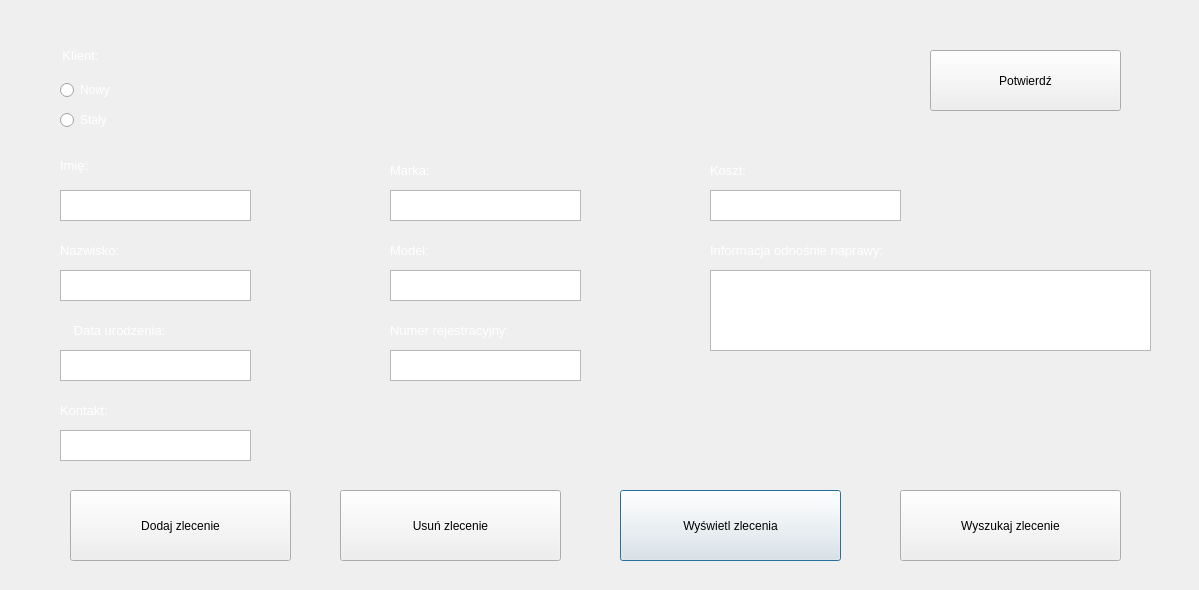
<?xml version="1.0" encoding="UTF-8"?>
<ui version="4.0">
 <class>addService</class>
 <widget class="QDialog" name="addService">
  <property name="geometry">
   <rect>
    <x>0</x>
    <y>0</y>
    <width>1199</width>
    <height>590</height>
   </rect>
  </property>
  <property name="minimumSize">
   <size>
    <width>1199</width>
    <height>590</height>
   </size>
  </property>
  <property name="maximumSize">
   <size>
    <width>1199</width>
    <height>590</height>
   </size>
  </property>
  <property name="windowTitle">
   <string>Car Workshop Management</string>
  </property>
  <widget class="QPushButton" name="pushButton_5">
   <property name="geometry">
    <rect>
     <x>620</x>
     <y>490</y>
     <width>221</width>
     <height>71</height>
    </rect>
   </property>
   <property name="text">
    <string>Wyświetl zlecenia</string>
   </property>
  </widget>
  <widget class="QPushButton" name="pushButton_6">
   <property name="geometry">
    <rect>
     <x>340</x>
     <y>490</y>
     <width>221</width>
     <height>71</height>
    </rect>
   </property>
   <property name="text">
    <string>Usuń zlecenie</string>
   </property>
  </widget>
  <widget class="QPushButton" name="pushButton_4">
   <property name="geometry">
    <rect>
     <x>900</x>
     <y>490</y>
     <width>221</width>
     <height>71</height>
    </rect>
   </property>
   <property name="text">
    <string>Wyszukaj zlecenie</string>
   </property>
  </widget>
  <widget class="QPushButton" name="pushButton_7">
   <property name="geometry">
    <rect>
     <x>70</x>
     <y>490</y>
     <width>221</width>
     <height>71</height>
    </rect>
   </property>
   <property name="text">
    <string>Dodaj zlecenie</string>
   </property>
  </widget>
  <widget class="QLabel" name="label">
   <property name="geometry">
    <rect>
     <x>50</x>
     <y>40</y>
     <width>61</width>
     <height>31</height>
    </rect>
   </property>
   <property name="text">
    <string>&lt;html&gt;&lt;head/&gt;&lt;body&gt;&lt;p align=&quot;center&quot;&gt;&lt;span style=&quot; font-size:10pt; color:#ffffff;&quot;&gt;Klient:&lt;/span&gt;&lt;/p&gt;&lt;/body&gt;&lt;/html&gt;</string>
   </property>
  </widget>
  <widget class="QRadioButton" name="radioButton">
   <property name="geometry">
    <rect>
     <x>60</x>
     <y>80</y>
     <width>95</width>
     <height>20</height>
    </rect>
   </property>
   <property name="styleSheet">
    <string notr="true">color: white;</string>
   </property>
   <property name="text">
    <string>Nowy</string>
   </property>
  </widget>
  <widget class="QRadioButton" name="radioButton_2">
   <property name="geometry">
    <rect>
     <x>60</x>
     <y>110</y>
     <width>95</width>
     <height>20</height>
    </rect>
   </property>
   <property name="styleSheet">
    <string notr="true">color: white;</string>
   </property>
   <property name="text">
    <string>Stały</string>
   </property>
  </widget>
  <widget class="QLabel" name="label_2">
   <property name="geometry">
    <rect>
     <x>60</x>
     <y>150</y>
     <width>61</width>
     <height>31</height>
    </rect>
   </property>
   <property name="text">
    <string>&lt;html&gt;&lt;head/&gt;&lt;body&gt;&lt;p&gt;&lt;span style=&quot; font-size:10pt; color:#ffffff;&quot;&gt;Imię:&lt;/span&gt;&lt;/p&gt;&lt;/body&gt;&lt;/html&gt;</string>
   </property>
  </widget>
  <widget class="QTextEdit" name="textEdit">
   <property name="geometry">
    <rect>
     <x>60</x>
     <y>190</y>
     <width>191</width>
     <height>31</height>
    </rect>
   </property>
  </widget>
  <widget class="QLabel" name="label_3">
   <property name="geometry">
    <rect>
     <x>60</x>
     <y>240</y>
     <width>76</width>
     <height>21</height>
    </rect>
   </property>
   <property name="text">
    <string>&lt;html&gt;&lt;head/&gt;&lt;body&gt;&lt;p&gt;&lt;span style=&quot; font-size:10pt; color:#ffffff;&quot;&gt;Nazwisko:&lt;/span&gt;&lt;/p&gt;&lt;/body&gt;&lt;/html&gt;</string>
   </property>
  </widget>
  <widget class="QTextEdit" name="textEdit_2">
   <property name="geometry">
    <rect>
     <x>60</x>
     <y>270</y>
     <width>191</width>
     <height>31</height>
    </rect>
   </property>
  </widget>
  <widget class="QLabel" name="label_4">
   <property name="geometry">
    <rect>
     <x>60</x>
     <y>320</y>
     <width>119</width>
     <height>21</height>
    </rect>
   </property>
   <property name="text">
    <string>&lt;html&gt;&lt;head/&gt;&lt;body&gt;&lt;p align=&quot;center&quot;&gt;&lt;span style=&quot; font-size:10pt; color:#ffffff;&quot;&gt;Data urodzenia:&lt;/span&gt;&lt;/p&gt;&lt;/body&gt;&lt;/html&gt;</string>
   </property>
  </widget>
  <widget class="QTextEdit" name="textEdit_3">
   <property name="geometry">
    <rect>
     <x>710</x>
     <y>190</y>
     <width>191</width>
     <height>31</height>
    </rect>
   </property>
  </widget>
  <widget class="QLabel" name="label_5">
   <property name="geometry">
    <rect>
     <x>710</x>
     <y>160</y>
     <width>76</width>
     <height>21</height>
    </rect>
   </property>
   <property name="text">
    <string>&lt;html&gt;&lt;head/&gt;&lt;body&gt;&lt;p&gt;&lt;span style=&quot; font-size:10pt; color:#ffffff;&quot;&gt;Koszt:&lt;/span&gt;&lt;/p&gt;&lt;/body&gt;&lt;/html&gt;</string>
   </property>
  </widget>
  <widget class="QTextEdit" name="textEdit_4">
   <property name="geometry">
    <rect>
     <x>390</x>
     <y>190</y>
     <width>191</width>
     <height>31</height>
    </rect>
   </property>
  </widget>
  <widget class="QLabel" name="label_6">
   <property name="geometry">
    <rect>
     <x>390</x>
     <y>160</y>
     <width>76</width>
     <height>21</height>
    </rect>
   </property>
   <property name="text">
    <string>&lt;html&gt;&lt;head/&gt;&lt;body&gt;&lt;p&gt;&lt;span style=&quot; font-size:10pt; color:#ffffff;&quot;&gt;Marka:&lt;/span&gt;&lt;/p&gt;&lt;/body&gt;&lt;/html&gt;</string>
   </property>
  </widget>
  <widget class="QLabel" name="label_7">
   <property name="geometry">
    <rect>
     <x>390</x>
     <y>240</y>
     <width>76</width>
     <height>21</height>
    </rect>
   </property>
   <property name="text">
    <string>&lt;html&gt;&lt;head/&gt;&lt;body&gt;&lt;p&gt;&lt;span style=&quot; font-size:10pt; color:#ffffff;&quot;&gt;Model:&lt;/span&gt;&lt;/p&gt;&lt;/body&gt;&lt;/html&gt;</string>
   </property>
  </widget>
  <widget class="QTextEdit" name="textEdit_5">
   <property name="geometry">
    <rect>
     <x>390</x>
     <y>270</y>
     <width>191</width>
     <height>31</height>
    </rect>
   </property>
  </widget>
  <widget class="QTextEdit" name="textEdit_6">
   <property name="geometry">
    <rect>
     <x>390</x>
     <y>350</y>
     <width>191</width>
     <height>31</height>
    </rect>
   </property>
  </widget>
  <widget class="QLabel" name="label_8">
   <property name="geometry">
    <rect>
     <x>390</x>
     <y>320</y>
     <width>156</width>
     <height>21</height>
    </rect>
   </property>
   <property name="text">
    <string>&lt;html&gt;&lt;head/&gt;&lt;body&gt;&lt;p&gt;&lt;span style=&quot; font-size:10pt; color:#ffffff;&quot;&gt;Numer rejestracyjny:&lt;/span&gt;&lt;/p&gt;&lt;/body&gt;&lt;/html&gt;</string>
   </property>
  </widget>
  <widget class="QLabel" name="label_9">
   <property name="geometry">
    <rect>
     <x>710</x>
     <y>240</y>
     <width>225</width>
     <height>21</height>
    </rect>
   </property>
   <property name="text">
    <string>&lt;html&gt;&lt;head/&gt;&lt;body&gt;&lt;p&gt;&lt;span style=&quot; font-size:10pt; color:#ffffff;&quot;&gt;Informacja odnośnie naprawy:&lt;/span&gt;&lt;/p&gt;&lt;/body&gt;&lt;/html&gt;</string>
   </property>
  </widget>
  <widget class="QTextEdit" name="textEdit_7">
   <property name="geometry">
    <rect>
     <x>710</x>
     <y>270</y>
     <width>441</width>
     <height>81</height>
    </rect>
   </property>
  </widget>
  <widget class="QPushButton" name="pushButton">
   <property name="geometry">
    <rect>
     <x>930</x>
     <y>50</y>
     <width>191</width>
     <height>61</height>
    </rect>
   </property>
   <property name="text">
    <string>Potwierdź</string>
   </property>
  </widget>
  <widget class="QTextEdit" name="textEdit_9">
   <property name="geometry">
    <rect>
     <x>60</x>
     <y>430</y>
     <width>191</width>
     <height>31</height>
    </rect>
   </property>
  </widget>
  <widget class="QLabel" name="label_11">
   <property name="geometry">
    <rect>
     <x>60</x>
     <y>400</y>
     <width>76</width>
     <height>21</height>
    </rect>
   </property>
   <property name="text">
    <string>&lt;html&gt;&lt;head/&gt;&lt;body&gt;&lt;p&gt;&lt;span style=&quot; font-size:10pt; color:#ffffff;&quot;&gt;Kontakt:&lt;/span&gt;&lt;/p&gt;&lt;/body&gt;&lt;/html&gt;</string>
   </property>
  </widget>
  <widget class="QTextEdit" name="textEdit_8">
   <property name="geometry">
    <rect>
     <x>60</x>
     <y>350</y>
     <width>191</width>
     <height>31</height>
    </rect>
   </property>
  </widget>
  <widget class="QLabel" name="picture">
   <property name="geometry">
    <rect>
     <x>0</x>
     <y>-10</y>
     <width>1260</width>
     <height>601</height>
    </rect>
   </property>
   <property name="text">
    <string/>
   </property>
  </widget>
  <widget class="QLabel" name="theme1">
   <property name="geometry">
    <rect>
     <x>30</x>
     <y>30</y>
     <width>1141</width>
     <height>441</height>
    </rect>
   </property>
   <property name="text">
    <string/>
   </property>
  </widget>
  <zorder>picture</zorder>
  <zorder>theme1</zorder>
  <zorder>pushButton_5</zorder>
  <zorder>pushButton_6</zorder>
  <zorder>pushButton_4</zorder>
  <zorder>pushButton_7</zorder>
  <zorder>label</zorder>
  <zorder>radioButton</zorder>
  <zorder>radioButton_2</zorder>
  <zorder>label_2</zorder>
  <zorder>textEdit</zorder>
  <zorder>label_3</zorder>
  <zorder>textEdit_2</zorder>
  <zorder>label_4</zorder>
  <zorder>textEdit_3</zorder>
  <zorder>label_5</zorder>
  <zorder>textEdit_4</zorder>
  <zorder>label_6</zorder>
  <zorder>label_7</zorder>
  <zorder>textEdit_5</zorder>
  <zorder>textEdit_6</zorder>
  <zorder>label_8</zorder>
  <zorder>label_9</zorder>
  <zorder>textEdit_7</zorder>
  <zorder>pushButton</zorder>
  <zorder>textEdit_9</zorder>
  <zorder>label_11</zorder>
  <zorder>textEdit_8</zorder>
 </widget>
 <resources/>
 <connections/>
</ui>
